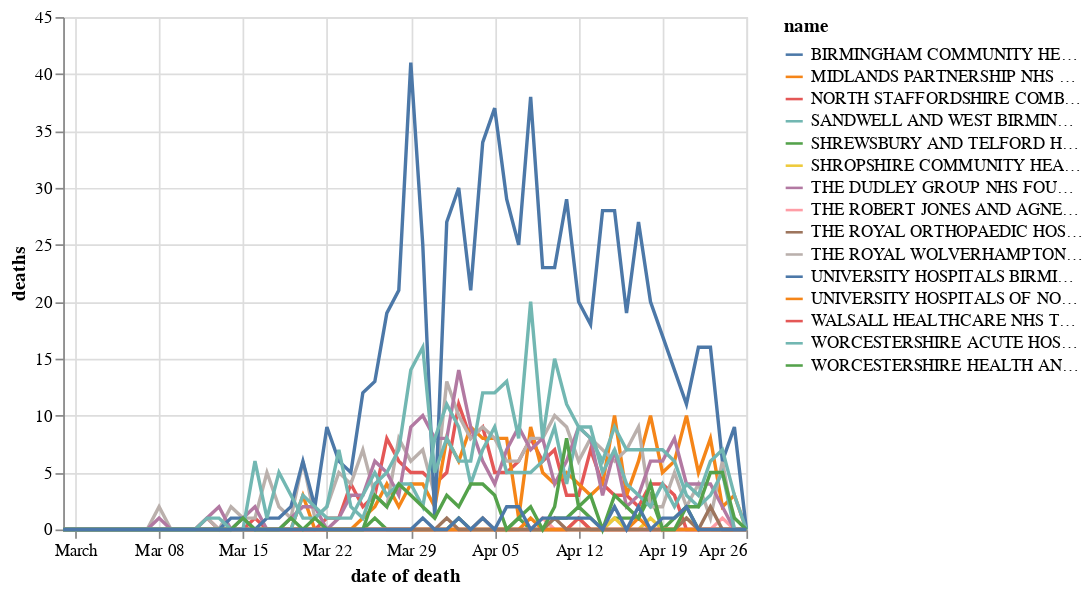

This figure's notebook cell:
### Markdown cell above
## Deaths on date died by trust

### Code cell
chart_doddbt = our_trusts_historical.copy()
chart_doddbt_latest = chart_doddbt['date reported'].max()
chart_doddbt = chart_doddbt[chart_doddbt['date reported'] == chart_doddbt_latest]
chart_doddbt = chart_doddbt.groupby(['code','name','date of death'], as_index=False)['deaths'].sum()
chart_doddbt['cumulative deaths'] = chart_doddbt.groupby('name').cumsum()

alt.Chart(chart_doddbt).mark_line().encode(
    x='date of death',
    y='deaths',
    color='name'
)

### Figure 1 — Vega-Lite specification as saved in the notebook (floating-point values rounded to 4 significant figures; data arrays with more than 128 entries replaced by an {"elided": "..."} marker saying what was removed)
{"config": {"view": {"continuousWidth": 400, "continuousHeight": 300}}, "data": {"name": "data-8956ca3a7d63f168856b8364d1f74b96"}, "mark": "line", "encoding": {"color": {"type": "nominal", "field": "name"}, "x": {"type": "temporal", "field": "date of death"}, "y": {"type": "quantitative", "field": "deaths"}}, "$schema": "https://vega.github.io/schema/vega-lite/v4.8.1.json", "datasets": {"data-8956ca3a7d63f168856b8364d1f74b96": {"elided": "870 records"}}}
